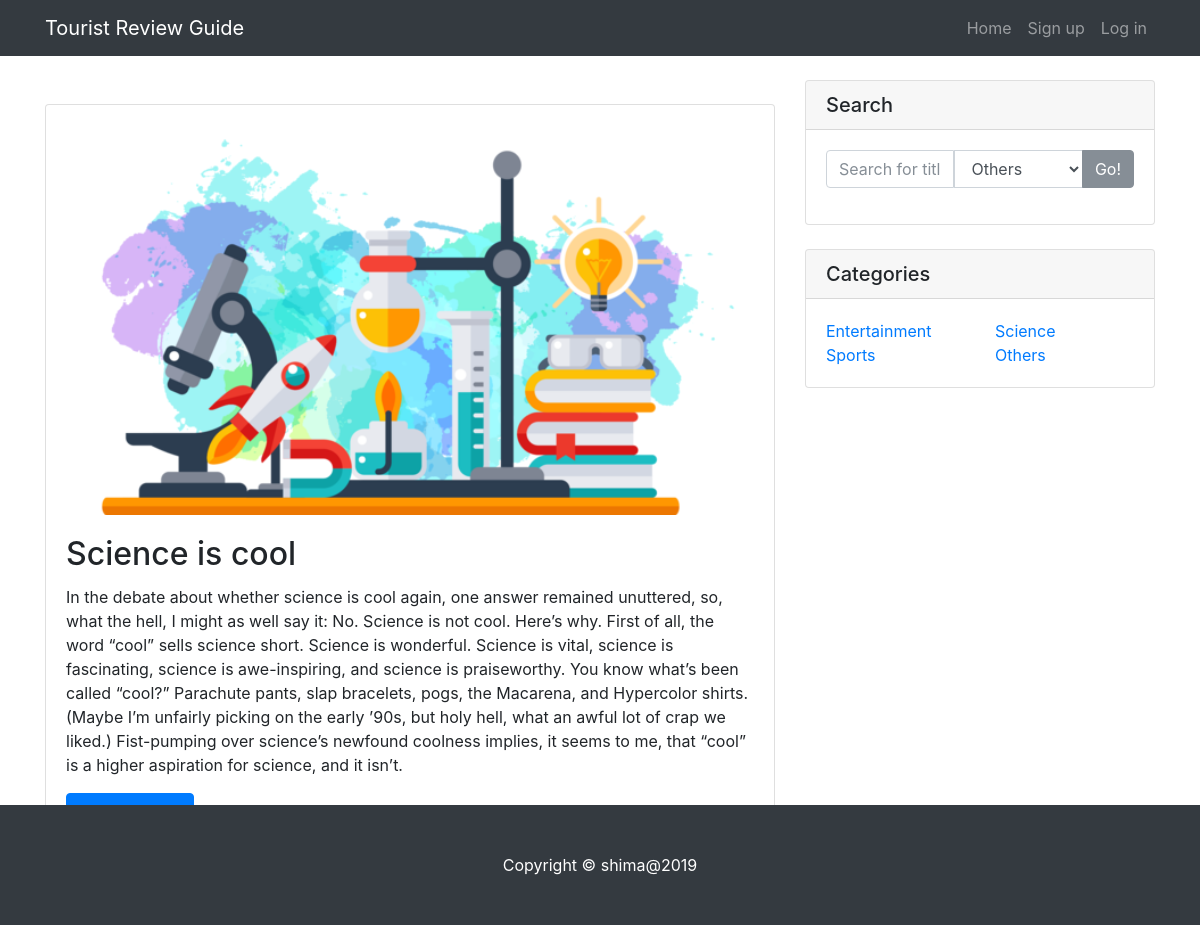
Page /blog/science.php on the committed database.
### tables this page shows
CREATE TABLE `post` (
  `ID` int(11) NOT NULL,
  `Title` varchar(255) NOT NULL,
  `Date_Time` datetime NOT NULL,
  `Image` varchar(255) DEFAULT NULL,
  `Post` text,
  `Category` varchar(50) NOT NULL,
  `Total_Rates` int(11) DEFAULT NULL,
  `Raters_Number` int(11) DEFAULT NULL,
  `Place` varchar(255) DEFAULT NULL,
  `User_ID` int(11) NOT NULL
);

### blog/assets/classes/post.php (called while the page is built, shortened)
<?php
class post
{
 private $connection;
    function __construct ($c){
        $this->connection=$c;
    }
    public function getSciencePosts(){
        $query = " SELECT * FROM post ".
            "WHERE Category= 'science'";
        $result = mysqli_query($this->connection , $query);
        if(!$result){
          return -1;
        }
        else{
            return $result;
        }
    }
}
?>

### blog/science.php (the view, shortened to what this page needs)
<?php
require_once ("assets/layouts/header.php");
require_once("assets/db_connection.php");
require_once ("assets/classes/post.php");
$post=new post($connection);
$result=$post->getSciencePosts();
?>
    <div class="container">
      <div class="row">
        <div class="col-md-8">
          <br><br>
         <?php
            if($result == false) {
                trigger_error("Query result returns -1");
            }else{
            while ($data=mysqli_fetch_assoc($result)){
        ?>
          <div class="card mb-4">
            <img class="card-img-top" src="<?php echo $data["Image"]; ?>" alt="Card image cap">
            <div class="card-body">
              <h2 class="card-title"><?php echo ucfirst($data["Title"]); ?></h2>
              <p class="card-text"><?php echo $data["Post"]; ?></p>
               <?php $link = "post.php?id=";?>
              <a href="<?php echo $link.$data["ID"]; ?>" class="btn btn-primary">Read More &rarr;</a>
            </div>
            <div class="card-footer text-muted">
              <?php
                $userlink = "profile.php?user=";
                ?>
              <a href="<?php echo $userlink.$data["User_ID"]; ?>" style="text-transform: capitalize;"><?php
                  ?></a>
            </div>
          </div>
          <?php } }?>
        </div>
        <div class="col-md-4">
          <?php
             require_once("assets/layouts/search.php");
            require_once("assets/layouts/categories.php");
         ?>
        </div>
      </div>
    </div>
<?php
require_once("assets/layouts/footer.php");
?>

### blog/css/blog-home.css (style rules this page uses)
body { padding-top: 54px; }
@media (min-width: 992px) { body { padding-top: 56px; } }

### rows in the picture
post: Image (picture), Title "Science is cool", Post "In the debate about whether science is cool again, one answer remained unuttered, so, what the hell, I might as well say it: No. Science is not cool. Here’s why. First of all, the word “cool” sells science short. Science is wonderful. Science is vital, science is fascinating, science is awe-inspiring, and science is praiseworthy. You know what’s been called “cool?” Parachute pants, slap bracelets, pogs, the Macarena, and Hypercolor shirts. (Maybe I’m unfairly picking on the early ’90s, but holy hell, what an awful lot of crap we liked.) Fist-pumping over science’s newfound coolness implies, it seems to me, that “cool” is a higher aspiration for science, and it isn’t."

### other values in the picture
$pro "Sign up"
$parameter "Log in"
